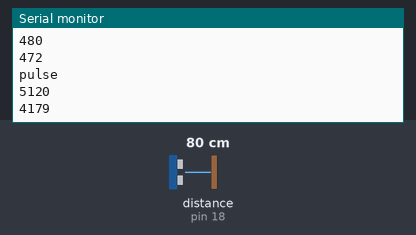
Recording of a sketch running on a simulated Arduino Mega 2560, built with avr-gcc and run on an emulated ATmega2560. Shown: the last lines printed to the serial monitor. Wiring (inferred from the names in the program): ultrasonic range finder: trigger pin 42; echo pin 18. Inputs (shaded band) come from the test bench; at power-on: distance to the obstacle (sensor on pin 18) 80 cm. The echo pulse lasts 58.3 µs per cm.

Above: at 1.8 s.
1.9 s: distance to the obstacle (sensor on pin 18) set to 2 cm
At 2.5 s:
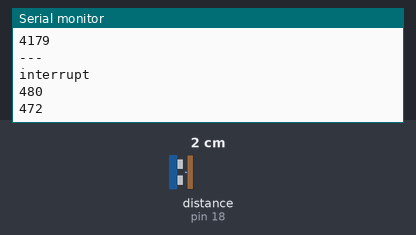
3.4 s: distance to the obstacle (sensor on pin 18) set to 9 cm
At 4.8 s:
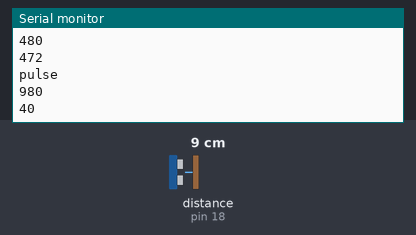
Timing chart, 0 to 6.4 s (numbered marks = the images above; inputs shaded):
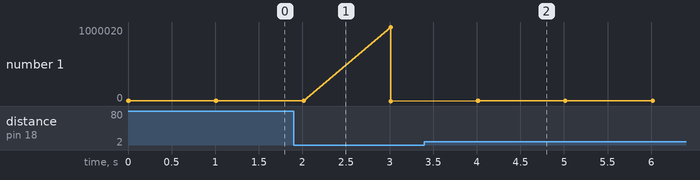

Measured:
- after the input at 3.4 s, the serial monitor: prints a new line after 0.62 s (image 2)
- plotted number 1: 4179 → 0 after the input at 1.9 s, 0 → 40 after the input at 3.4 s

The sketch:

pulsetest.ino
```cpp
const int TRIG = 42;
const int ECHO = 18;

void setup() {
  Serial.begin(115200);
  pinMode(TRIG, OUTPUT);
  digitalWrite(TRIG, LOW);
  pinMode(ECHO, INPUT);

  attachInterrupt(digitalPinToInterrupt(ECHO), interrupt, RISING);
}

//////////////////// interrupt

volatile unsigned long t, u;

void loop() {
  Serial.println("---");
  digitalWrite(TRIG, HIGH);
  // at least 10us of high signal (triggers 8 40khz square wave)
  delayMicroseconds(12);
  t = micros();
  digitalWrite(TRIG, LOW);
  u = micros();
  unsigned long dist = pulseIn(ECHO, HIGH);
  unsigned long v = micros();
  Serial.println("pulse");
  Serial.println(v - u);
  Serial.println(dist);
  delay(1000);
}

// can't test both at the same time because the interrupt messes with pulseIn()...
// min: interrupt 7ms, pulse takes 6.5ms to return 200
// 2m: interrupt 18ms, pulse takes 30ms to return 12000
// 4m: interrupt ?, pulse takes 42ms ro return 17000
// error: interrupt 88ms, pulse takes 154ms to return 65k+

void interrupt() {
  unsigned long v = micros();
  Serial.println("interrupt");
  Serial.println(v - t);
  Serial.println(v - u);
}

//////////////////// PWM
void loopPWM() {
  digitalWrite(TRIG, HIGH);
  // at least 10us of high signal (triggers 8 40khz square wave)
  delayMicroseconds(12);
  digitalWrite(TRIG, LOW);
  unsigned long t = micros();
  unsigned long dist = pulseIn(ECHO, HIGH, 80000);
  Serial.println("--");
  Serial.println(dist);
  Serial.println(micros() - t);
  delay(500);
}

// min: takes 8ms to return 179
// 2m: takes 28ms to return 11000
// 4m: takes 42ms to return 17000
// error: takes 154ms to return 65320 or 65314 or 65546

// so the max timeout i need is 8ms + 2*distance

// pulsein 50000 timeout already terminates at 32000
// pulsein 80000 timeout terminates at 55000

// so timeout should be 8ms + 2*distance + 25000
```
